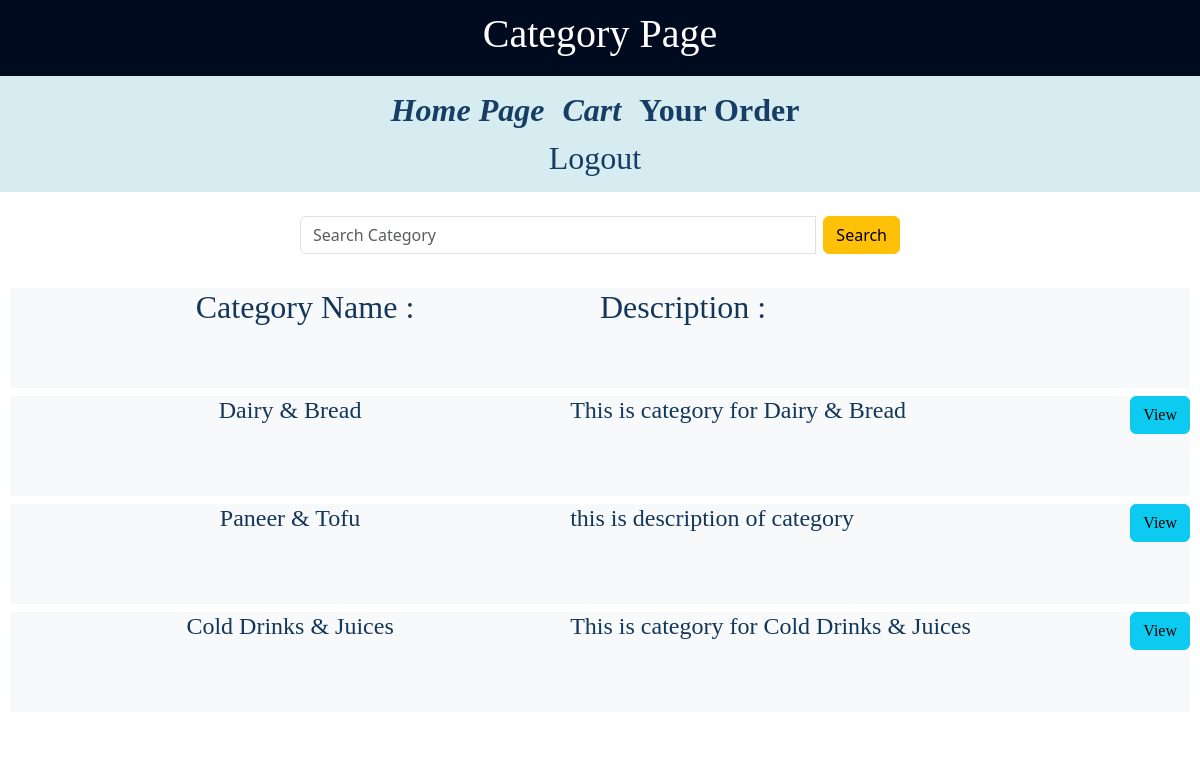
Screenshot of /user_category (signed in) with the database file from the repository.
### app.py (models this page shows)
class Catagory(db.Model):
    __tablename__ = 'catagory'
    catagory_id = db.Column(db.Integer(), primary_key=True)
    name = db.Column(db.String(80), unique=True)
    description = db.Column(db.String())

### app.py (the view)
@app.route('/user_category', methods = ["GET","POST"])
@login_required
def user_category():
    if request.method == "GET" :
        display_catagory = Catagory.query.all()
        return render_template('user_category.html', display_catagory=display_catagory )

### Templates/user_category.html (shortened to what this page needs)
<!DOCTYPE html>
<html>
<head>
    <link href="https://cdn.jsdelivr.net/npm/bootstrap@5.3.0-alpha3/dist/css/bootstrap.min.css" rel="stylesheet">
</head>
<body>
  <div class="top-bar">
    <center><h1> Category Page </h1> </center>
  </div>
  <div class="status-bar" >
    <center>
      <font size="+3">
            <a href="/"> <em><b> Home Page </b></em></a>
            <a href="/cart"> <em><b>Cart</b></em></a>
            <a href="/order"> <em></em><b> Your Order </b></em></a><br>
            <a href="/logout">Logout</a>
      </font>
    </center>
  </div><br>
  <form action="/search_category" class="d-flex justify-content-center" method="POST">
    <div class="col-md-6">
      <div class="input-group">
        <input type="text" class="form-control" name="query"  placeholder="Search Category" required>&nbsp;&nbsp;
        <div class="input-group-append">
          <button value="submit" class="btn btn-warning">Search</button>
        </div>
      </div>
    </div>
  </form><br>
  <div class=product-container >
    <div class="d-flex align-items-start bg-light mb-2" style="height: 100px;">
      <div class="col" ><center><h2>Category Name :</h2></center></div>
      <div class="col" ><h2>Description :</h2> </div>
    </div>
    {% for item in display_catagory %}
    <div class="d-flex align-items-start bg-light mb-2" style="height: 100px;">
      <div class="col" ><center><h4>{{item["name"]}}</h4></center> </div>
      <div class="col" ><h4>{{item["description"]}}</strong></h4> </div>
      <form action="/product_by_category_user" method="POST">
        <button type="submit"class="btn btn-info">View</button>
      </form>
    </div>
    {% endfor %}
  </div>
</body>
</html>

### Templates/user_category.html (style rules this page uses)
.top-bar { background-color: #000b20; color: #ffffff; padding: 10px; font-family: Lucida Bright }
.status-bar { background-color: #d7ecf1; padding: 10px; font-family: Lucida Bright }
.status-bar a { margin-right: 10px; color: #163d64; text-decoration: none; font-family: Lucida Bright }
.product-container { background-color: #ffffff; color: #13375b; padding: 10px; font-family: Lucida Bright; column-count: 1; column-gap: 20px; }

### rows the page displays
Catagory: name "Dairy & Bread", description "This is category for Dairy & Bread"
Catagory: name "Paneer & Tofu", description "this is description of category"
Catagory: name "Cold Drinks & Juices", description "This is category for Cold Drinks & Juices"
